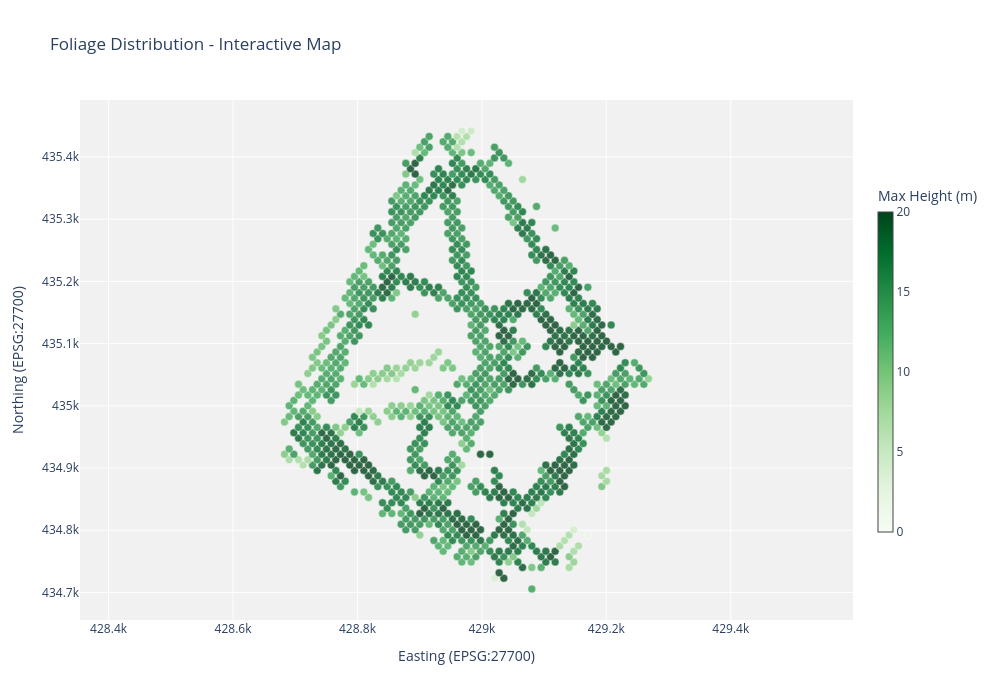

Notebook cell for this chart:
### Code cell
# Create interactive plotly map
fig = go.Figure()

# Extract coordinates for the scatter plot
lons = park_foliage.geometry.x
lats = park_foliage.geometry.y

# Create custom hover text
hover_text = [
    f"<b>Foliage Data</b><br>" +
    f"Mean Height: {mean:.2f}m<br>" +
    f"Vegetation >1m: {pct:.1f}%"
    for mean, pct in zip(
        park_foliage['mean_height'], 
        park_foliage['percent_above_1m']
    )
]


# Add scatter plot
fig.add_trace(go.Scatter(
    x=lons,
    y=lats,
    mode='markers',
    marker=dict(
        size=8,
        color=park_foliage['max_height'],
        colorscale='Greens',
        cmin=0,
        cmax=20,
        colorbar=dict(
            title="Max Height (m)",
            thickness=15,
            len=0.7
        ),
        line=dict(width=0.5, color='white'),
        opacity=0.8
    ),
    hovertext=hover_text,
    hoverinfo='text',
    name='Vegetation'
))

# Update layout for better visualization
fig.update_layout(
    title='Foliage Distribution - Interactive Map',
    xaxis_title='Easting (EPSG:27700)',
    yaxis_title='Northing (EPSG:27700)',
    hovermode='closest',
    height=700,
    width=1000,
    xaxis=dict(scaleanchor='y', scaleratio=1),
    yaxis=dict(scaleanchor='x', scaleratio=1),
    plot_bgcolor='rgba(240, 240, 240, 0.9)'
)

fig.show()

### Figure 1 — Plotly figure (JSON) as saved in the notebook; plotly's stock layout.template omitted (floating-point values rounded to 4 significant figures; data arrays with more than 128 entries replaced by an {"elided": "..."} marker saying what was removed)
{"data": [{"hoverinfo": "text", "hovertext": {"elided": "978 str values"}, "marker": {"cmax": 20, "cmin": 0, "color": {"elided": "978 float values"}, "colorbar": {"len": 0.7, "thickness": 15, "title": {"text": "Max Height (m)"}}, "colorscale": [[0, "rgb(247,252,245)"], [0.125, "rgb(229,245,224)"], [0.25, "rgb(199,233,192)"], [0.375, "rgb(161,217,155)"], [0.5, "rgb(116,196,118)"], [0.625, "rgb(65,171,93)"], [0.75, "rgb(35,139,69)"], [0.875, "rgb(0,109,44)"], [1, "rgb(0,68,27)"]], "line": {"color": "white", "width": 0.5}, "opacity": 0.8, "size": 8}, "mode": "markers", "name": "Vegetation", "type": "scatter", "x": {"elided": "978 float values"}, "y": {"elided": "978 float values"}}], "layout": {"height": 700, "hovermode": "closest", "plot_bgcolor": "rgba(240, 240, 240, 0.9)", "title": {"text": "Foliage Distribution - Interactive Map"}, "width": 1000, "xaxis": {"scaleanchor": "y", "scaleratio": 1, "title": {"text": "Easting (EPSG:27700)"}}, "yaxis": {"scaleanchor": "x", "scaleratio": 1, "title": {"text": "Northing (EPSG:27700)"}}}}
